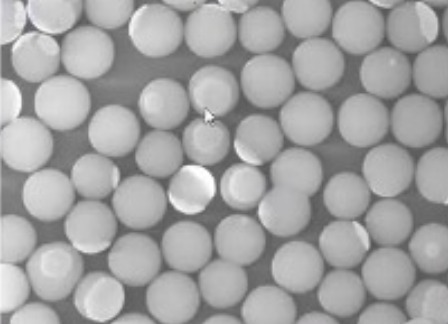
#> input picture prueba.jpg, 448 x 324 px
$ python main.py
#> lines starting #> are read from the running program, lines starting #| are printed output that depends on the picture; after the words box and inside, x2 and y2 are one past the last pixel; in counts of white or black regions, pixels touching at a corner belong together
import cv2
import numpy as np

# Procesar imagen

# Carga la imagen
img = cv2.imread('prueba.jpg', cv2.IMREAD_GRAYSCALE)
#> img: shape (324, 448); min 80, max 255, mean 163.4

# Define un umbral para convertir la imagen a blanco y negro
threshold_value = 128
(threshold, img_bw) = cv2.threshold(img, threshold_value, 255, cv2.THRESH_BINARY)
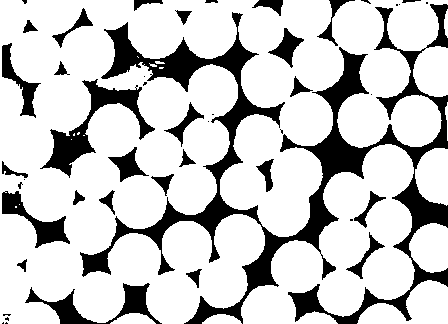
#> img_bw: shape (324, 448); 78.4% white; 46 black regions (18 under 20 px), largest, box (x1, y1, x2, y2) and area: (80, 4, 448, 324) 20352, (40, 79, 155, 178) 2593, (25, 283, 162, 324) 1569
#> threshold = 128

# Guarda la imagen en blanco y negro
cv2.imwrite('black_and_white_image.jpg', img_bw)

# Realizar operación AND bit a bit
result = cv2.bitwise_and(img, img_bw)
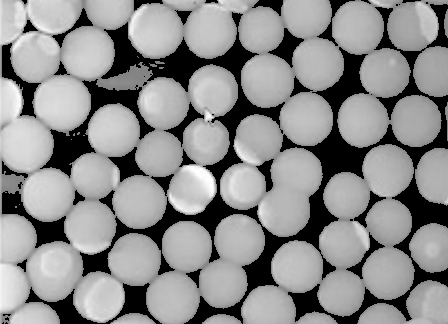
#> result: shape (324, 448); min 0, max 255, mean 139.2

# Guardar resultado
cv2.imwrite("resultado.jpg", result)

# Mostrar resultado
cv2.imshow("Resultado", result)
cv2.waitKey(0)
cv2.destroyAllWindows()
